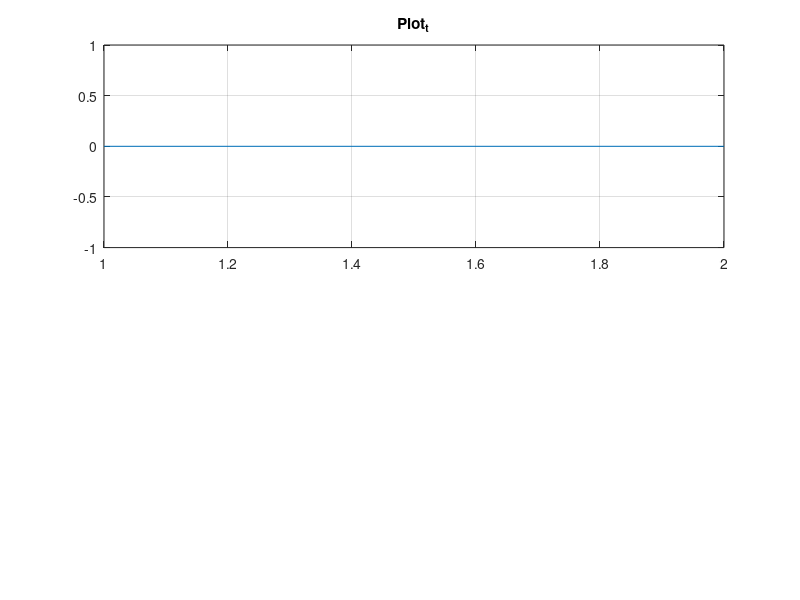

This chart was generated by the following MATLAB code: (Note: this script raises an error after producing the figure.)
function plot_signal(varargin) % Input args: signal, figure number, plot title,     
    
    % Definim els paràmtres per defecte
    defaultParams = struct('figure_num', 1, 'signal_1', [0 0], 'signal_2', [0 0], 'title_1', 'Plot_t', 'title_2', 'Plot_f', 'axis', 0, 'discreete', false, 'num_plots', 2);
    
    % Parsegem els parèmtres per defecte
    params = parseOptionalParams(defaultParams, varargin{:});
    
    % Mostrem els missatge original
    figure(params.figure_num);
    if params.num_plots == 1
        if params.discreete == false
            plot(params.signal_1), grid on;
        else
            stem(params.signal_1), grid on;
        end
        title(params.title_1);
        axis(params.axis);
    else
        subplot(params.num_plots,1,1);
        if params.discreete == false
            plot(params.signal_1), grid on;
        else
            stem(params.signal_1), grid on;
        end
        title(params.title_1);
        axis(params.axis);

        subplot(params.num_plots,1,2);
        if params.discreete == false
            plot(params.signal_2), grid on;
        else
            stem(params.signal_2), grid on;
        end
        title(params.title_2);
    end


    function params = parseOptionalParams(defaultParams, varargin)
        % Create an input parser
        p = inputParser;

        % Add each field in the defaultParams struct as a parameter
        paramNames = fieldnames(defaultParams);
        for i = 1:length(paramNames)
            addParameter(p, paramNames{i}, defaultParams.(paramNames{i}));
        end

        % Parse input arguments
        parse(p, varargin{:});

        % Return the parameters as a struct
        params = p.Results;
    end
end